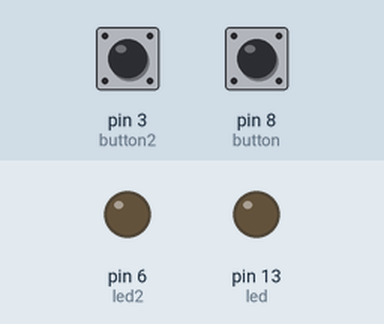
This sketch was run on a simulated Arduino Uno, built with avr-gcc and run on an emulated ATmega328P. On the bench: output pins drawn as LEDs (lit = HIGH). Inputs (shaded band) come from the test bench; at power-on: pin 3 (button2) LOW, pin 8 (button) LOW.

Above: at 1.2 s.
1.3 s: pin 3 (button2) pulled HIGH for 0.15 s
At 1.37 s:
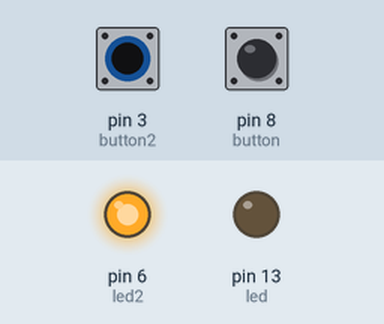
2.9 s: pin 8 (button) pulled HIGH for 0.15 s
At 2.97 s:
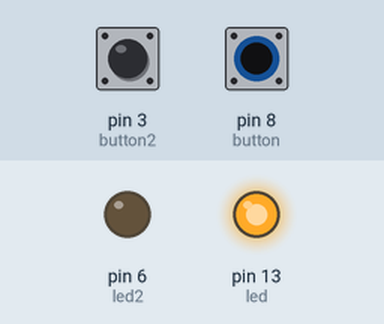
4.5 s: pin 8 (button) pulled HIGH for 3.2 s
At 8.9 s:
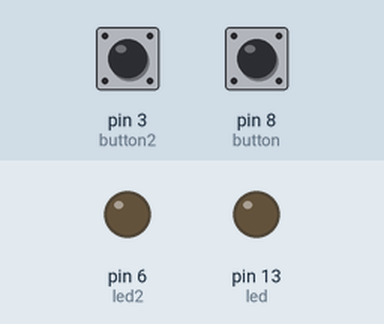
9.2 s: pin 3 (button2) pulled HIGH for 3.2 s
At 10.0 s:
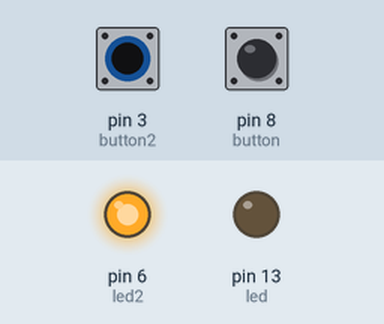
13.9 s: pin 3 (button2) driven HIGH and pin 8 (button) driven HIGH
At 14.8 s:
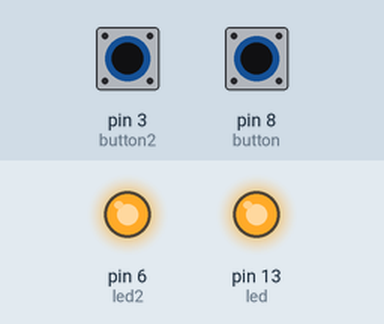
Timing chart, 0 to 16.4 s (numbered marks = the images above; inputs shaded):
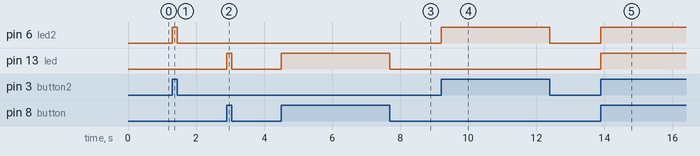

Measured:
- after the input at 1.3 s, pin 6 (led2): LOW → HIGH at once, → LOW 0.15 s later
- after the input at 2.9 s, pin 13 (led): LOW → HIGH at once, → LOW 0.15 s later
- after the input at 4.5 s, pin 13 (led): LOW → HIGH at once, → LOW 3.2 s later
- after the input at 9.2 s, pin 6 (led2): LOW → HIGH at once, → LOW 3.2 s later
- after the input at 13.9 s, pin 6 (led2), pin 13 (led): LOW → HIGH at once

The sketch:

LED.ino
```cpp
//Led and Push Button Interfacing
const int button = 8;   //led connected here
const int led =  13; //push button connected here
int buttonStatus = 0;
const int button2 = 3;   //led connected here
const int led2 =  6; //push button connected here
int buttonStatus2 = 0;


void setup() {
  pinMode(led,HIGH);
  pinMode(button,LOW);
  pinMode(led2,HIGH);
  pinMode(button2,LOW);
}

void loop() {
  buttonStatus = digitalRead(button);
  if (buttonStatus == HIGH) {
    digitalWrite(led, HIGH);
  }
  else {
    digitalWrite(led, LOW);
  }

  buttonStatus2 = digitalRead(button2);
  if (buttonStatus2 == HIGH) {
    digitalWrite(led2, HIGH);
  }
  else {
    digitalWrite(led2, LOW);
  }
}
```
